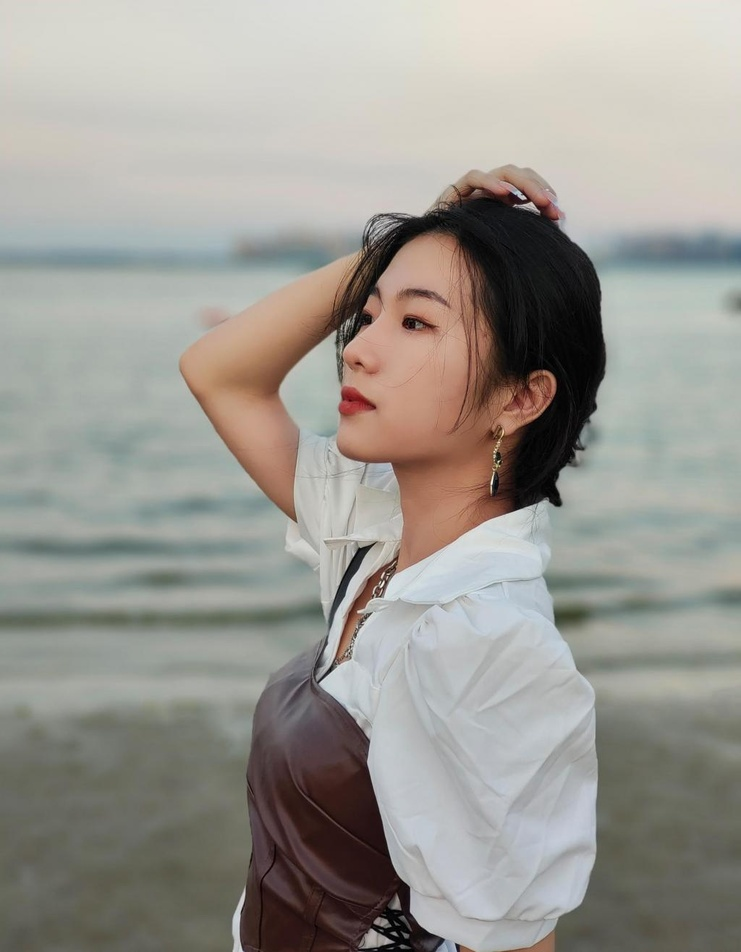
#> input picture p.jpg, 741 x 952 px, shrunk from 1024 x 1315 before the run
$ python 27-binary.py
#> lines starting #> are read from the running program, lines starting #| are printed output that depends on the picture
import cv2
import numpy as np

# 二值化阈值

img = cv2.imread("./p.jpg")
#> img is the input picture: shape (952, 741, 3); mean B, G, R 146.3, 152.8, 155.4
img1 = cv2.cvtColor(img, cv2.COLOR_BGR2GRAY)
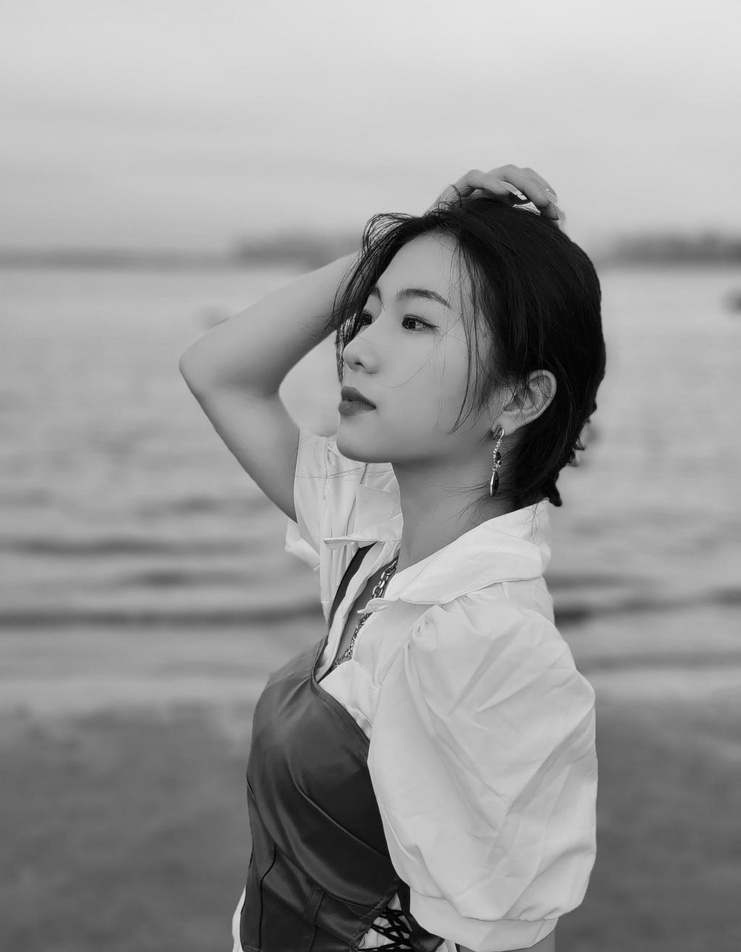
#> img1: shape (952, 741); min 0, max 250, mean 152.9
# THRESH_BINARY_INV 白色转黑色 黑色转白色
ret, dst = cv2.threshold(img, 180, 255, cv2.THRESH_BINARY)
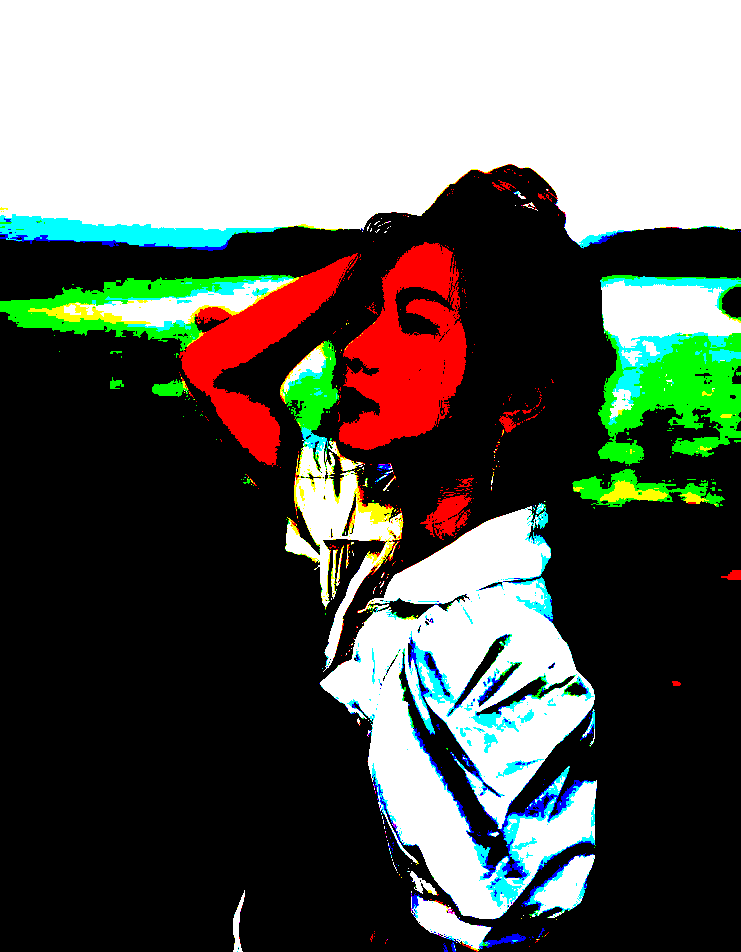
#> dst: shape (952, 741, 3); mean B, G, R 92, 99.7, 96.6
cv2.imshow("img1", img1)
cv2.imshow("test", dst)
cv2.waitKey(0)
